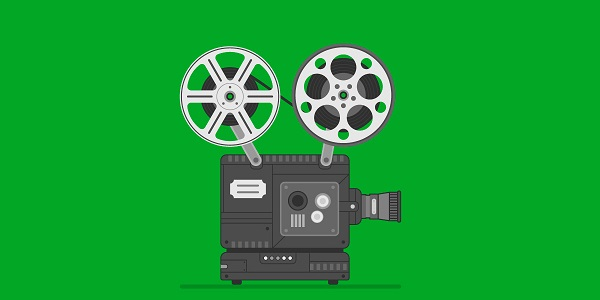
#> input picture algoritmo_8__operaciones_mascaras_de_imagen/camara_2.jpg, 600 x 300 px
$ python 03_ejercicio_2_mascara_2.py
#> lines starting #> are read from the running program, lines starting #| are printed output that depends on the picture; after the words box and inside, x2 and y2 are one past the last pixel; in counts of white or black regions, pixels touching at a corner belong together
import cv2

img = cv2.imread('camara_2.jpg')
#> img is the input picture: shape (300, 600, 3); mean B, G, R 51.9, 158.8, 23
hsv = cv2.cvtColor(img, cv2.COLOR_BGR2HSV)
#> hsv: shape (300, 600, 3); mean H, S, V 62, 209.3, 159

mask_i = cv2.inRange(hsv,(64,250,166),(68,254,170))
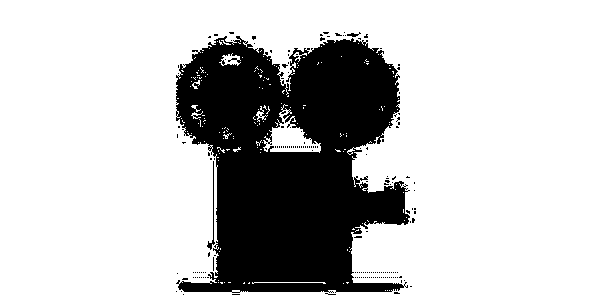
#> mask_i: shape (300, 600); 76.8% white; 172 black regions (169 under 20 px), largest, box (x1, y1, x2, y2) and area: (176, 36, 410, 293) 41101, (207, 161, 215, 250) 117, (347, 32, 361, 37) 33

mask = cv2.bitwise_not(mask_i)
img_2 = cv2.bitwise_and(img, img, mask=mask)
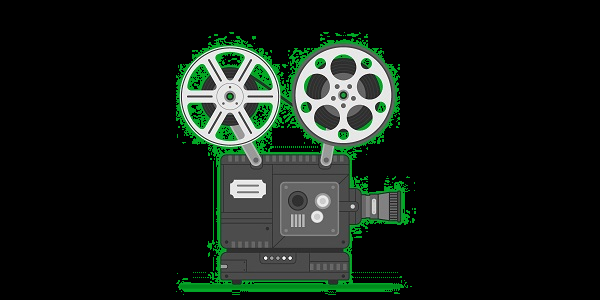
#> img_2: shape (300, 600, 3); mean B, G, R 23.5, 30.6, 21.5

cv2.imshow('Imagen original',img)
cv2.imshow('Imagen 2.2. cv2.inRange(hsv,(64,250,166),(68,254,170))', img_2)
cv2.waitKey(0)
